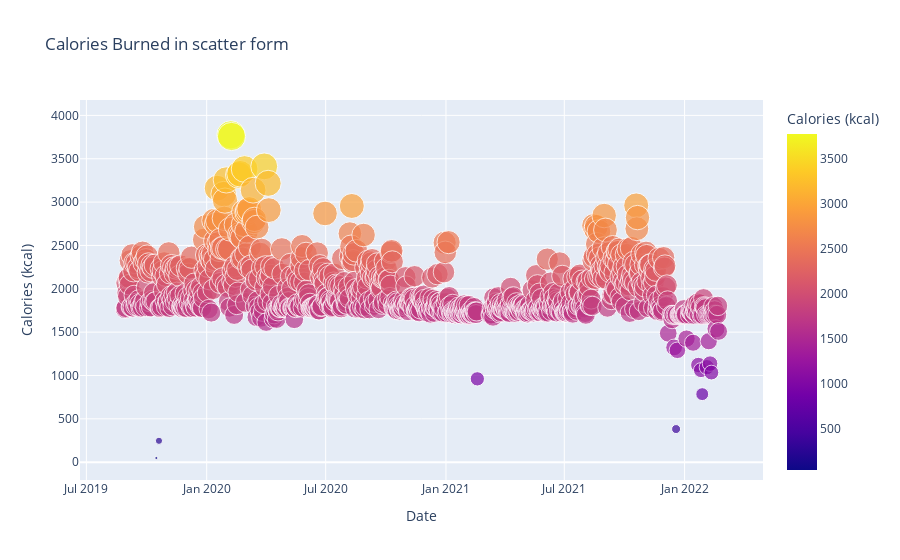

The code cell stored with this chart in its notebook:
### Markdown cell above
![](./distanceperdatescatter.svg)

### Code cell
figure_date_calories = px.scatter((date_calories_df), x='Date', y='Calories (kcal)', size='Calories (kcal)', color='Calories (kcal)', title='Calories Burned in scatter form')
figure_date_calories.show()

figure_date_distance_scatter.write_image("./caloriesperdate.svg")

### Figure 1 — Plotly figure (JSON) as saved in the notebook; plotly's stock layout.template omitted (floating-point values rounded to 4 significant figures; data arrays with more than 128 entries replaced by an {"elided": "..."} marker saying what was removed)
{"data": [{"hovertemplate": "Date=%{x}<br>Calories (kcal)=%{marker.color}<extra></extra>", "legendgroup": "", "marker": {"color": {"elided": "874 float values"}, "coloraxis": "coloraxis", "size": {"elided": "874 float values"}, "sizemode": "area", "sizeref": 9.44, "symbol": "circle"}, "mode": "markers", "name": "", "orientation": "v", "showlegend": false, "type": "scatter", "x": {"elided": "874 str values"}, "xaxis": "x", "y": {"elided": "874 float values"}, "yaxis": "y"}], "layout": {"coloraxis": {"colorbar": {"title": {"text": "Calories (kcal)"}}, "colorscale": [[0, "#0d0887"], [0.1111, "#46039f"], [0.2222, "#7201a8"], [0.3333, "#9c179e"], [0.4444, "#bd3786"], [0.5556, "#d8576b"], [0.6667, "#ed7953"], [0.7778, "#fb9f3a"], [0.8889, "#fdca26"], [1, "#f0f921"]]}, "legend": {"itemsizing": "constant", "tracegroupgap": 0}, "title": {"text": "Calories Burned in scatter form"}, "xaxis": {"anchor": "y", "domain": [0, 1], "title": {"text": "Date"}}, "yaxis": {"anchor": "x", "domain": [0, 1], "title": {"text": "Calories (kcal)"}}}}
